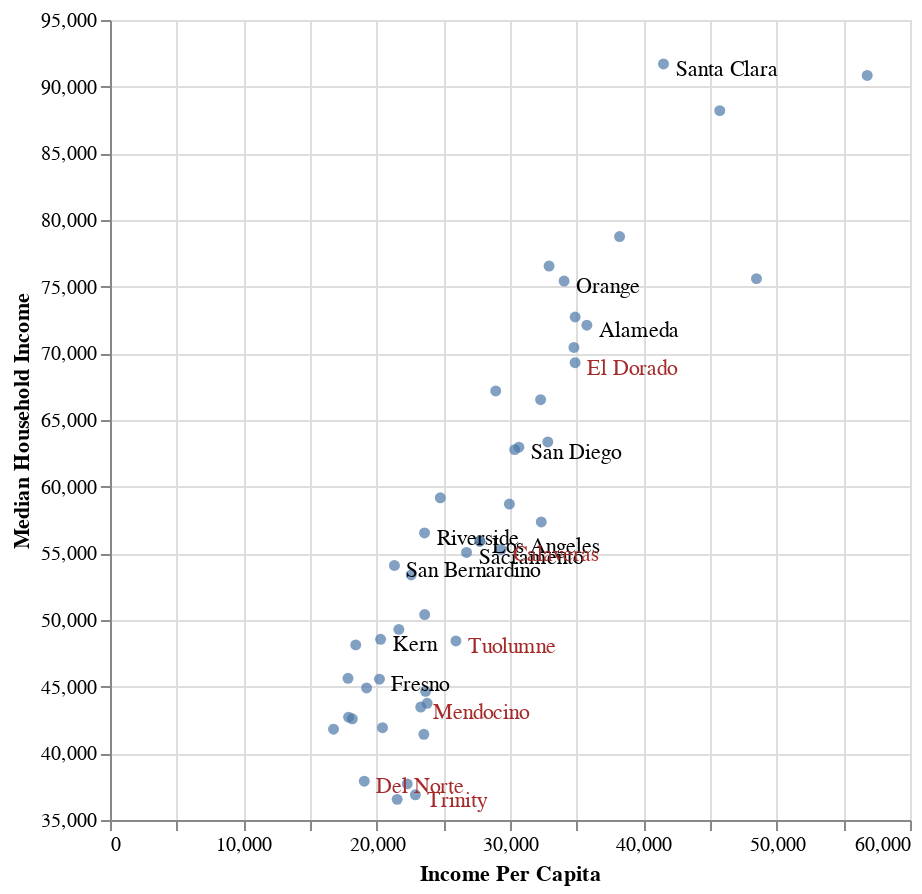

Notebook cell for this chart:
### Code cell
# plot to see the relationship between the variables 
# plot income per capita against median household income 
fig_1 = alt.Chart(CA_counties_income, width=400, height=400).mark_circle().encode(
    x='Income Per Capita:Q',
    y=alt.Y('Median Household Income:Q', scale=alt.Scale(zero=False))
)

# label the top 10 counties 
point_labels_first = CA_counties_income.set_index('County').loc[[
     'Los Angeles', 'San Bernardino','Riverside',
     'Orange','San Diego','Kern','Alameda',
     'Sacramento','Santa Clara','Fresno'],:].reset_index()

# label the last 3 counties 
point_labels_last = CA_counties_income.set_index('County').loc[[
     'Tuolumne','Calaveras','Del Norte','Trinity',
     'El Dorado','University City',
    'Barona Indian Reservation', 'Mendocino'],:].reset_index()
      
# plot text labels
first_labels = alt.Chart(point_labels_first).mark_text(align = 'left', dx = 6, dy = 3).encode(
    x = 'Income Per Capita:Q',
    y = 'Median Household Income:Q',
    text = 'County'
)

# plot text labels
last_labels = alt.Chart(point_labels_last).mark_text(align = 'left', dx = 6, dy = 3,color='brown').encode(
    x = 'Income Per Capita:Q',
    y = 'Median Household Income:Q',
    text = 'County'
)

# layer over scatter
fig_1 + first_labels + last_labels

### Figure 1 — Vega-Lite specification as saved in the notebook (floating-point values rounded to 4 significant figures)
{"config": {"view": {"continuousWidth": 400, "continuousHeight": 300}}, "layer": [{"data": {"name": "data-6dcb0e30142fdb2bf577588ac570fe4c"}, "mark": "circle", "encoding": {"x": {"type": "quantitative", "field": "Income Per Capita"}, "y": {"type": "quantitative", "field": "Median Household Income", "scale": {"zero": false}}}, "height": 400, "width": 400}, {"data": {"name": "data-578312a72b9d4a1540ddcf0d9bdb62aa"}, "mark": {"type": "text", "align": "left", "dx": 6, "dy": 3}, "encoding": {"text": {"type": "nominal", "field": "County"}, "x": {"type": "quantitative", "field": "Income Per Capita"}, "y": {"type": "quantitative", "field": "Median Household Income"}}}, {"data": {"name": "data-cbc20ffe79d552ac8a58142c9bb8e12d"}, "mark": {"type": "text", "align": "left", "color": "brown", "dx": 6, "dy": 3}, "encoding": {"text": {"type": "nominal", "field": "County"}, "x": {"type": "quantitative", "field": "Income Per Capita"}, "y": {"type": "quantitative", "field": "Median Household Income"}}}], "$schema": "https://vega.github.io/schema/vega-lite/v4.8.1.json", "datasets": {"data-6dcb0e30142fdb2bf577588ac570fe4c": [{"County": "Alameda", "Count": 36, "Median Household Income": 72110.0, "Income Per Capita": 35760.0, "Income of Persons Below Poverty": 12.5, "2014 Population": 1611000.0}, {"County": "Barona Indian Reservation", "Count": 1, "Median Household Income": null, "Income Per Capita": null, "Income of Persons Below Poverty": null, "2014 Population": null}, {"County": "Butte", "Count": 10, "Median Household Income": 43750.0, "Income Per Capita": 23790.0, "Income of Persons Below Poverty": 20.4, "2014 Population": 224200.0}, {"County": "Calaveras", "Count": 1, "Median Household Income": 55300.0, "Income Per Capita": 29330.0, "Income of Persons Below Poverty": 10.9, "2014 Population": 44620.0}, {"County": "Charleston View", "Count": 1, "Median Household Income": null, "Income Per Capita": null, "Income of Persons Below Poverty": null, "2014 Population": null}, {"County": "City Terrace", "Count": 1, "Median Household Income": null, "Income Per Capita": null, "Income of Persons Below Poverty": null, "2014 Population": null}, {"County": "Contra Costa", "Count": 18, "Median Household Income": 78760.0, "Income Per Capita": 38220.0, "Income of Persons Below Poverty": 10.5, "2014 Population": 1111000.0}, {"County": "Del Norte", "Count": 1, "Median Household Income": 37910.0, "Income Per Capita": 19070.0, "Income of Persons Below Poverty": 21.8, "2014 Population": 27210.0}, {"County": "El Dorado", "Count": 2, "Median Household Income": 69300.0, "Income Per Capita": 34880.0, "Income of Persons Below Poverty": 9.0, "2014 Population": 183100.0}, {"County": "El Sereno", "Count": 1, "Median Household Income": null, "Income Per Capita": null, "Income of Persons Below Poverty": null, "2014 Population": null}, {"County": "Fresno", "Count": 27, "Median Household Income": 45560.0, "Income Per Capita": 20210.0, "Income of Persons Below Poverty": 26.0, "2014 Population": 966000.0}, {"County": "Glen Valley", "Count": 1, "Median Household Income": null, "Income Per Capita": null, "Income of Persons Below Poverty": null, "2014 Population": null}, {"County": "Happy Valley", "Count": 1, "Median Household Income": null, "Income Per Capita": null, "Income of Persons Below Poverty": null, "2014 Population": null}, {"County": "Hope Ranch", "Count": 1, "Median Household Income": null, "Income Per Capita": null, "Income of Persons Below Poverty": null, "2014 Population": null}, {"County": "Humboldt", "Count": 5, "Median Household Income": 41430.0, "Income Per Capita": 23540.0, "Income of Persons Below Poverty": 20.4, "2014 Population": 134800.0}, {"County": "Imperial", "Count": 4, "Median Household Income": 41810.0, "Income Per Capita": 16760.0, "Income of Persons Below Poverty": 23.3, "2014 Population": 179100.0}, {"County": "Kern", "Count": 42, "Median Household Income": 48550.0, "Income Per Capita": 20300.0, "Income of Persons Below Poverty": 22.9, "2014 Population": 874600.0}, {"County": "Kings", "Count": 7, "Median Household Income": 48130.0, "Income Per Capita": 18430.0, "Income of Persons Below Poverty": 21.0, "2014 Population": 150300.0}, {"County": "Lake", "Count": 4, "Median Household Income": 36550.0, "Income Per Capita": 21540.0, "Income of Persons Below Poverty": 25.0, "2014 Population": 64180.0}, {"County": "Los Angeles", "Count": 252, "Median Household Income": 55910.0, "Income Per Capita": 27750.0, "Income of Persons Below Poverty": 17.8, "2014 Population": 10120000.0}, {"County": "Madera", "Count": 5, "Median Household Income": 45620.0, "Income Per Capita": 17850.0, "Income of Persons Below Poverty": 22.8, "2014 Population": 154500.0}, {"County": "Marin", "Count": 2, "Median Household Income": 90840.0, "Income Per Capita": 56790.0, "Income of Persons Below Poverty": 7.7, "2014 Population": 260800.0}, {"County": "Mendocino", "Count": 1, "Median Household Income": 43470.0, "Income Per Capita": 23310.0, "Income of Persons Below Poverty": 20.0, "2014 Population": 87870.0}, {"County": "Merced", "Count": 9, "Median Household Income": 42590.0, "Income Per Capita": 18180.0, "Income of Persons Below Poverty": 25.4, "2014 Population": 266400.0}, {"County": "Monterey", "Count": 8, "Median Household Income": 59170.0, "Income Per Capita": 24780.0, "Income of Persons Below Poverty": 17.0, "2014 Population": 431300.0}, {"County": "Napa", "Count": 7, "Median Household Income": 70440.0, "Income Per Capita": 34800.0, "Income of Persons Below Poverty": 10.1, "2014 Population": 141700.0}, {"County": "Nevada", "Count": 3, "Median Household Income": 57350.0, "Income Per Capita": 32350.0, "Income of Persons Below Poverty": 12.0, "2014 Population": 98890.0}, {"County": "Orange", "Count": 51, "Median Household Income": 75420.0, "Income Per Capita": 34060.0, "Income of Persons Below Poverty": 12.4, "2014 Population": 3146000.0}, {"County": "Placer", "Count": 7, "Median Household Income": 72720.0, "Income Per Capita": 34890.0, "Income of Persons Below Poverty": 8.7, "2014 Population": 371700.0}, {"County": "Point Loma", "Count": 2, "Median Household Income": null, "Income Per Capita": null, "Income of Persons Below Poverty": null, "2014 Population": null}, {"County": "Riverside", "Count": 66, "Median Household Income": 56530.0, "Income Per Capita": 23590.0, "Income of Persons Below Poverty": 16.2, "2014 Population": 2329000.0}, {"County": "Sacramento", "Count": 36, "Median Household Income": 55060.0, "Income Per Capita": 26740.0, "Income of Persons Below Poverty": 17.6, "2014 Population": 1482000.0}, {"County": "San Bernardino", "Count": 79, "Median Household Income": 54090.0, "Income Per Capita": 21330.0, "Income of Persons Below Poverty": 18.7, "2014 Population": 2113000.0}, {"County": "San Diego", "Count": 45, "Median Household Income": 62960.0, "Income Per Capita": 30670.0, "Income of Persons Below Poverty": 14.4, "2014 Population": 3263000.0}, {"County": "San Francisco", "Count": 16, "Median Household Income": 75600.0, "Income Per Capita": 48490.0, "Income of Persons Below Poverty": 13.5, "2014 Population": 852500.0}, {"County": "San Joaquin", "Count": 19, "Median Household Income": 53380.0, "Income Per Capita": 22590.0, "Income of Persons Below Poverty": 18.2, "2014 Population": 715600.0}, {"County": "San Luis Obispo", "Count": 5, "Median Household Income": 58700.0, "Income Per Capita": 29950.0, "Income of Persons Below Poverty": 14.3, "2014 Population": 279100.0}, {"County": "San Mateo", "Count": 5, "Median Household Income": 88200.0, "Income Per Capita": 45730.0, "Income of Persons Below Poverty": 7.6, "2014 Population": 758600.0}, {"County": "Santa Barbara", "Count": 10, "Median Household Income": 62780.0, "Income Per Capita": 30350.0, "Income of Persons Below Poverty": 16.0, "2014 Population": 440700.0}, {"County": "Santa Clara", "Count": 32, "Median Household Income": 91700.0, "Income Per Capita": 41510.0, "Income of Persons Below Poverty": 10.2, "2014 Population": 1895000.0}, {"County": "Santa Cruz", "Count": 4, "Median Household Income": 66520.0, "Income Per Capita": 32300.0, "Income of Persons Below Poverty": 14.6, "2014 Population": 271800.0}, {"County": "Shasta", "Count": 18, "Median Household Income": 44650.0, "Income Per Capita": 23670.0, "Income of Persons Below Poverty": 17.5, "2014 Population": 179800.0}, {"County": "Siskiyou", "Count": 4, "Median Household Income": 37710.0, "Income Per Capita": 22290.0, "Income of Persons Below Poverty": 21.0, "2014 Population": 43630.0}, {"County": "Solano", "Count": 10, "Median Household Income": 67180.0, "Income Per Capita": 28930.0, "Income of Persons Below Poverty": 13.0, "2014 Population": 431100.0}, {"County": "Sonoma", "Count": 3, "Median Household Income": 63360.0, "Income Per Capita": 32840.0, "Income of Persons Below Poverty": 11.9, "2014 Population": 500300.0}, {"County": "Stanislaus", "Count": 17, "Median Household Income": 49300.0, "Income Per Capita": 21660.0, "Income of Persons Below Poverty": 20.3, "2014 Population": 532000.0}, {"County": "Sutter", "Count": 2, "Median Household Income": 50410.0, "Income Per Capita": 23600.0, "Income of Persons Below Poverty": 16.7, "2014 Population": 95850.0}, {"County": "Tehama", "Count": 7, "Median Household Income": 41920.0, "Income Per Capita": 20440.0, "Income of Persons Below Poverty": 19.7, "2014 Population": 63070.0}, {"County": "Trinity", "Count": 1, "Median Household Income": 36890.0, "Income Per Capita": 22900.0, "Income of Persons Below Poverty": 19.2, "2014 Population": 13170.0}, {"County": "Tulare", "Count": 15, "Median Household Income": 42710.0, "Income Per Capita": 17890.0, "Income of Persons Below Poverty": 26.2, "2014 Population": 458200.0}, {"County": "Tuolumne", "Count": 1, "Median Household Income": 48430.0, "Income Per Capita": 25940.0, "Income of Persons Below Poverty": 14.5, "2014 Population": 53830.0}, {"County": "University City", "Count": 1, "Median Household Income": null, "Income Per Capita": null, "Income of Persons Below Poverty": null, "2014 Population": null}, {"County": "Valley View", "Count": 1, "Median Household Income": null, "Income Per Capita": null, "Income of Persons Below Poverty": null, "2014 Population": null}, {"County": "Ventura", "Count": 8, "Median Household Income": 76540.0, "Income Per Capita": 32930.0, "Income of Persons Below Poverty": 11.1, "2014 Population": 846200.0}, {"County": "Yolo", "Count": 3, "Median Household Income": 55920.0, "Income Per Capita": 27730.0, "Income of Persons Below Poverty": 19.1, "2014 Population": 207600.0}, {"County": "Yuba", "Count": 5, "Median Household Income": 44900.0, "Income Per Capita": 19240.0, "Income of Persons Below Poverty": 21.6, "2014 Population": 73970.0}], "data-578312a72b9d4a1540ddcf0d9bdb62aa": [{"County": "Los Angeles", "Count": 252, "Median Household Income": 55910.0, "Income Per Capita": 27750.0, "Income of Persons Below Poverty": 17.8, "2014 Population": 10120000.0}, {"County": "San Bernardino", "Count": 79, "Median Household Income": 54090.0, "Income Per Capita": 21330.0, "Income of Persons Below Poverty": 18.7, "2014 Population": 2113000.0}, {"County": "Riverside", "Count": 66, "Median Household Income": 56530.0, "Income Per Capita": 23590.0, "Income of Persons Below Poverty": 16.2, "2014 Population": 2329000.0}, {"County": "Orange", "Count": 51, "Median Household Income": 75420.0, "Income Per Capita": 34060.0, "Income of Persons Below Poverty": 12.4, "2014 Population": 3146000.0}, {"County": "San Diego", "Count": 45, "Median Household Income": 62960.0, "Income Per Capita": 30670.0, "Income of Persons Below Poverty": 14.4, "2014 Population": 3263000.0}, {"County": "Kern", "Count": 42, "Median Household Income": 48550.0, "Income Per Capita": 20300.0, "Income of Persons Below Poverty": 22.9, "2014 Population": 874600.0}, {"County": "Alameda", "Count": 36, "Median Household Income": 72110.0, "Income Per Capita": 35760.0, "Income of Persons Below Poverty": 12.5, "2014 Population": 1611000.0}, {"County": "Sacramento", "Count": 36, "Median Household Income": 55060.0, "Income Per Capita": 26740.0, "Income of Persons Below Poverty": 17.6, "2014 Population": 1482000.0}, {"County": "Santa Clara", "Count": 32, "Median Household Income": 91700.0, "Income Per Capita": 41510.0, "Income of Persons Below Poverty": 10.2, "2014 Population": 1895000.0}, {"County": "Fresno", "Count": 27, "Median Household Income": 45560.0, "Income Per Capita": 20210.0, "Income of Persons Below Poverty": 26.0, "2014 Population": 966000.0}], "data-cbc20ffe79d552ac8a58142c9bb8e12d": [{"County": "Tuolumne", "Count": 1, "Median Household Income": 48430.0, "Income Per Capita": 25940.0, "Income of Persons Below Poverty": 14.5, "2014 Population": 53830.0}, {"County": "Calaveras", "Count": 1, "Median Household Income": 55300.0, "Income Per Capita": 29330.0, "Income of Persons Below Poverty": 10.9, "2014 Population": 44620.0}, {"County": "Del Norte", "Count": 1, "Median Household Income": 37910.0, "Income Per Capita": 19070.0, "Income of Persons Below Poverty": 21.8, "2014 Population": 27210.0}, {"County": "Trinity", "Count": 1, "Median Household Income": 36890.0, "Income Per Capita": 22900.0, "Income of Persons Below Poverty": 19.2, "2014 Population": 13170.0}, {"County": "El Dorado", "Count": 2, "Median Household Income": 69300.0, "Income Per Capita": 34880.0, "Income of Persons Below Poverty": 9.0, "2014 Population": 183100.0}, {"County": "University City", "Count": 1, "Median Household Income": null, "Income Per Capita": null, "Income of Persons Below Poverty": null, "2014 Population": null}, {"County": "Barona Indian Reservation", "Count": 1, "Median Household Income": null, "Income Per Capita": null, "Income of Persons Below Poverty": null, "2014 Population": null}, {"County": "Mendocino", "Count": 1, "Median Household Income": 43470.0, "Income Per Capita": 23310.0, "Income of Persons Below Poverty": 20.0, "2014 Population": 87870.0}]}}
